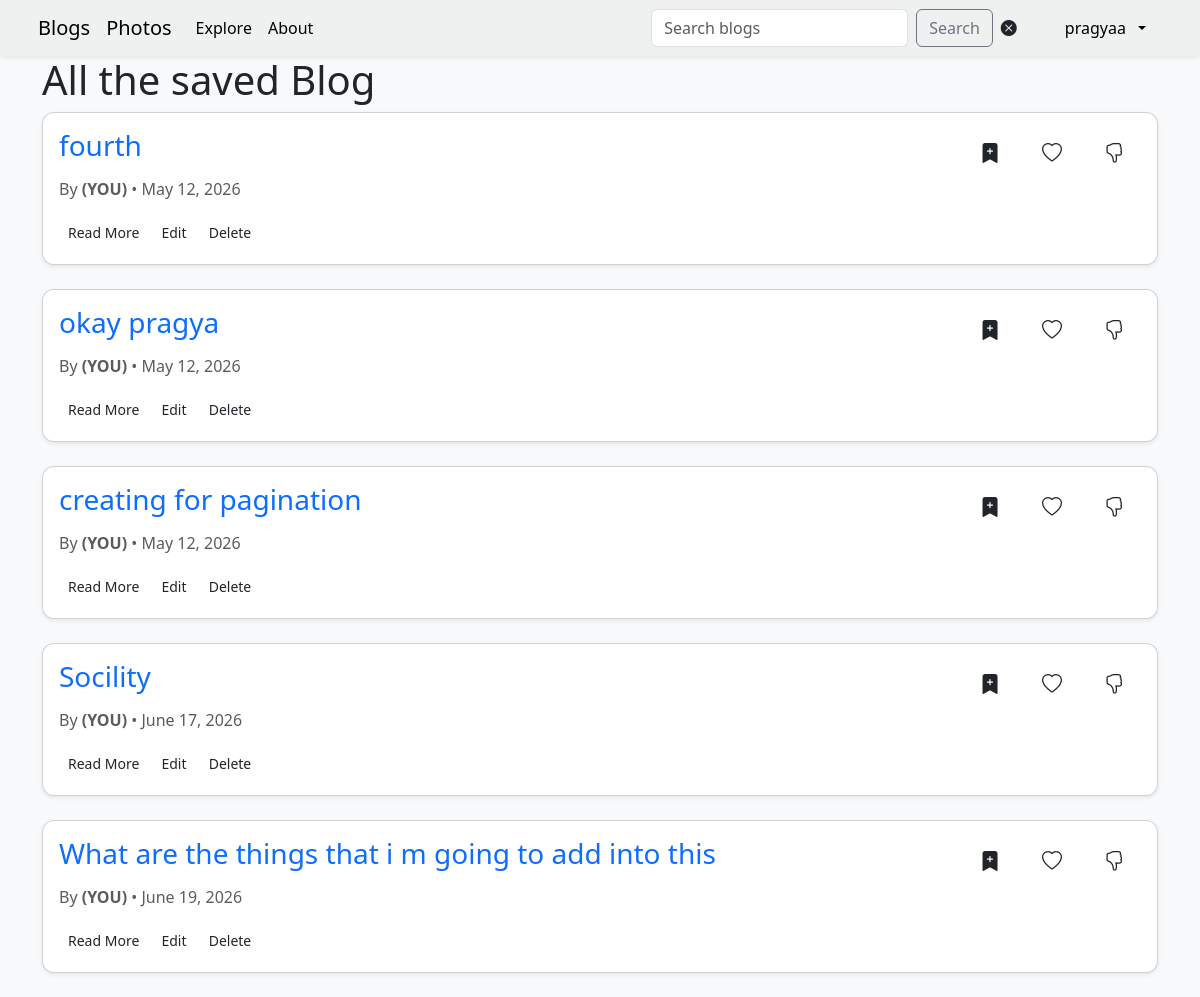
Page /blog/saved/ (signed in) on the committed database.
### accounts/models.py (models this page shows, shortened)
class  MyUser(AbstractUser):
    email = models.EmailField(blank=True,null=True)
    fullname = models.CharField(max_length=50,default="user")
    bio = models.CharField(max_length=250,default="")

### homepage/models.py (models this page shows, shortened)
class Save(models.Model):
    user = models.ForeignKey(settings.AUTH_USER_MODEL,on_delete=models.CASCADE)
    blog = models.ForeignKey(Blog,on_delete=models.CASCADE)
    class Meta:
        constraints = [
            models.UniqueConstraint(
                fields=["user", "blog"],
                name="unique_user_blog_save"
            )
        ]

class Blog(models.Model):
    title = models.CharField(max_length=200)
    slug = models.SlugField(max_length=200,unique=True)
    author = models.ForeignKey(settings.AUTH_USER_MODEL,on_delete=models.CASCADE)
    content = models.TextField()
    image = models.ImageField(blank=True,upload_to='blog_images')
    published = models.BooleanField(default=False)
    created_at = models.DateTimeField(auto_now_add=True)
    updated_at = models.DateTimeField(auto_now=True)

### homepage/views.py (the view)
# urls.py: path('saved/', views.saved, name='saved'),
def saved(request):
    saved = Save.objects.filter(user=request.user)
    return render(request,'homepage/saved.html', {"saved": saved})

### homepage/templates/homepage/saved.html (shortened to what this page needs)
{% extends 'base.html' %}
{% block other %}
<div class="container">
<h1> All the saved Blog </h1>
<div class="conatiner">
    {% for item in saved %}
<div class="card shadow-sm mb-4">
    <div class="card-body">
        <div class="d-flex justify-content-between align-items-start w-100">
            <h3 class="card-title">
                <a href="{% url 'blog_detail' item.blog.slug %}" class="text-decoration-none">
                    {{ item.blog.title }}
                </a>
            </h3>
            {% include 'reaction.html' %}
        </div>
        <p class="text-muted mb-2">
            By <strong>{{ blog.author.username }} (YOU)</strong>
            • {{ item.blog.created_at|date:"F j, Y" }}
        </p>
        <div class="mt-3">
            <a href="{% url 'blog_detail' item.blog.slug %}" class="btn btn-sm R">
                Read More
            </a>
            <a href="{% url 'blog_edit' item.blog.slug %}" class="btn btn-sm E">
                Edit
            </a>
            <a href="{% url 'blog_delete' item.blog.slug %}" class="btn btn-sm D">
                Delete
            </a>
        </div>
    </div>
</div>
{% empty %}
<div class="alert alert-info">
    You haven't written any blogs yet.
</div>
{% endfor %}
</div>
{% endblock %}

### templates/navbar.html (shortened to what this page needs)
<nav class="navbar navbar-expand-lg navbar-dark navbar-custom shadow-sm sticky-top">
    <div class="container px-2">
        <a class="navbar-brand dark" href="{% url 'index' %}">
            Blogs
        </a>
        <a href="{% url 'photo' %}" class="navbar-brand">
            Photos
        </a>
        <div class="collapse navbar-collapse" id="navbarSupportedContent">
            <ul class="navbar-nav me-auto mb-2 mb-lg-0">
                <li class="nav-item">
                    <a href="{% url 'explore' %}"
                        class="nav-link {% if request.resolver_match.url_name == 'explore' %}active{% endif %}">
                        Explore
                    </a>
                </li>
                <li class="nav-item">
                    <a href="{% url 'about' %}"
                        class=" nav-link {% if request.resolver_match.url_name == 'about' %}active{% endif %}">
                        About
                    </a>
                </li>
            </ul>
            <form class="d-flex me-3" method="get" action="{% url 'index' %}">
                <input class="form-control me-2" type="search" placeholder="Search blogs" value="{{ search_query }}"
                    name="q">
                <button class="btn btn-outline-secondary me-2" type="submit">
                    Search
                </button>
                <button type="button" id="clear-search"
                    class="btn btn-link text-dark p-0 border-0 me-2 shadow-none">
                    <i class="bi bi-x-circle-fill"></i>
                </button>
            </form>
            <ul class="navbar-nav">
                <li class="nav-item dropdown">
                    <a class="nav-link dropdown-toggle btn btn-outline-light border-0 px-3 py-2 rounded-pill d-flex align-items-center gap-2"
                        href="#" role="button" data-bs-toggle="dropdown" aria-expanded="false">
                         {{ request.user.username|default:"Account" }}
                    </a>
                </li>
            </ul>
        </div>
    </div>
</nav>

### templates/reaction.html (shortened to what this page needs)
{% load static %}
<div class="gap-2 d-flex ">
    <form action="{% url 'save' %}" method="post">
        <button type="submit" name="blog_id" value="{{ blog.id }}" class="btn btn-lg s">
             <i class="bi bi-bookmark-plus-fill"></i>
        </button>
    </form>
    <form method="post">
        <button type="button" name="like" value="{{ blog.id }}" class="btn btn-lg">
            <i class="bi like-icon l
                {% if blog.id in liked_blogs %}
                    bi-heart-fill text-danger
                {% else %}
                    bi-heart
                {% endif %}
                "data-blog-id="{{ blog.id }}">
            </i>
        </button>
    </form>
    <form method="post">
        <button type="button" name="dislike" value="{{ blog.id }}" class="btn btn-lg d">
            <i class="bi bi-hand-thumbs-down" data-blog-id="{{ blog.id }}">
            </i>
        </button>
    </form>
</div>

### accounts/static/accounts/css/styles.css (style rules this page uses)
.navbar-custom { background: rgba(239, 241, 241, 0.95); backdrop-filter: blur(10px); }
body { background: #d1d1d3; }
.nav-link,.navbar-brand { font-weight: 500; color:black }
.card { border-radius: 12px; }
.nav-item { color: rgb(61, 60, 60); }

### rows in the picture
MyUser: user.username "pragyaa"
Save: blog "fourth", blog.created_at "May 12, 2026"
Save: blog "okay pragya", blog.created_at "May 12, 2026"
Save: blog "creating for pagination", blog.created_at "May 12, 2026"
Save: blog "Socility", blog.created_at "June 17, 2026"
Save: blog "What are the things that i m going to add into this", blog.created_at "June 19, 2026"
